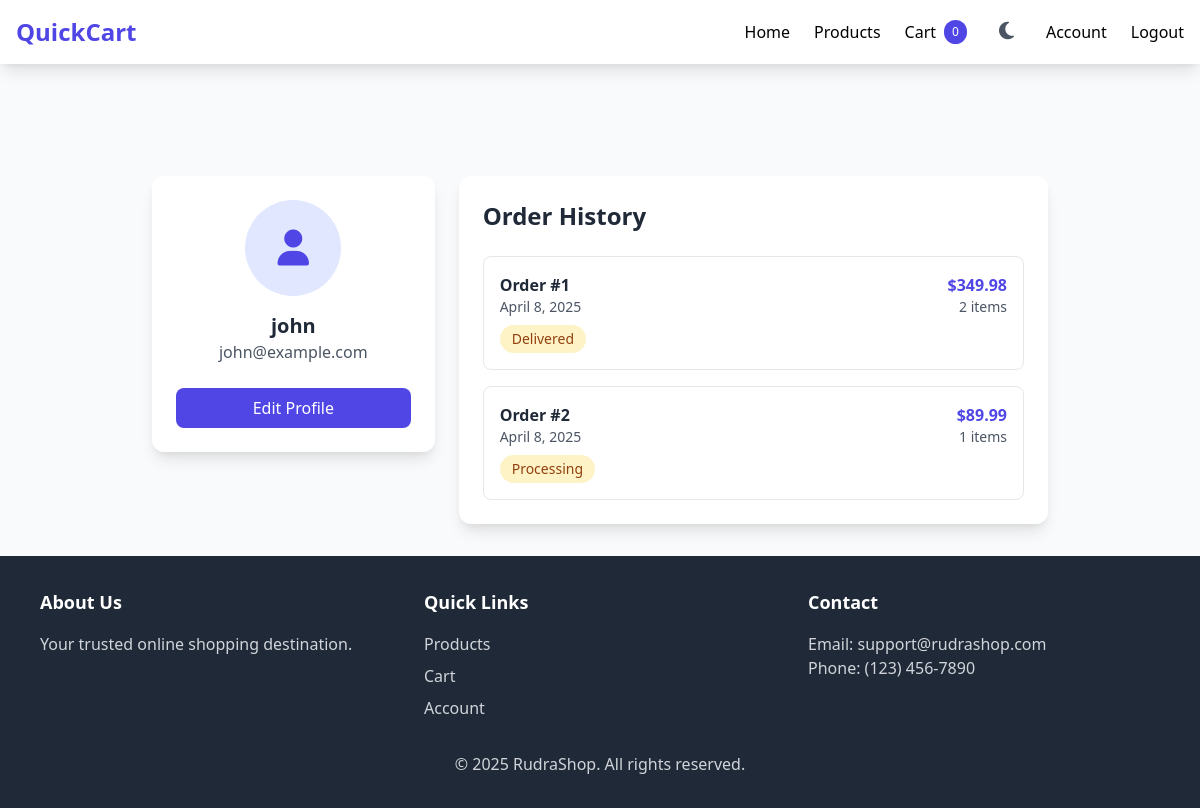
Page /account.php (signed in) on the committed database.
### tables this page shows
CREATE TABLE users (
    id INT PRIMARY KEY AUTO_INCREMENT,
    username VARCHAR(50) NOT NULL,
    email VARCHAR(100) UNIQUE NOT NULL,
    password VARCHAR(255) NOT NULL,
    first_name VARCHAR(50),
    last_name VARCHAR(50),
    address TEXT,
    phone VARCHAR(20),
    is_admin BOOLEAN DEFAULT FALSE,
    created_at TIMESTAMP DEFAULT CURRENT_TIMESTAMP
);

CREATE TABLE orders (
    id INT PRIMARY KEY AUTO_INCREMENT,
    user_id INT NOT NULL,
    total_amount DECIMAL(10,2) NOT NULL,
    status ENUM('pending', 'processing', 'shipped', 'delivered', 'cancelled') DEFAULT 'pending',
    shipping_address TEXT NOT NULL,
    payment_status ENUM('pending', 'paid', 'failed') DEFAULT 'pending',
    created_at TIMESTAMP DEFAULT CURRENT_TIMESTAMP,
    FOREIGN KEY (user_id) REFERENCES users(id) ON DELETE CASCADE
);

### account.php (the view, shortened to what this page needs)
<?php
require_once 'config/database.php';
$stmt = $pdo->prepare("SELECT id, email FROM users WHERE id = ?");
$stmt->execute([$_SESSION['user_id']]);
$user = $stmt->fetch();
$user['name'] = $user['name'] ?? explode('@', $user['email'])[0];
$user['email'] = $user['email'] ?? '';
$stmt = $pdo->prepare("
    SELECT o.*, COUNT(oi.id) as item_count
    FROM orders o
    LEFT JOIN order_items oi ON o.id = oi.order_id
    WHERE o.user_id = ?
    GROUP BY o.id
    ORDER BY o.created_at DESC
");
$stmt->execute([$_SESSION['user_id']]);
$orders = $stmt->fetchAll();
$containerClass = 'max-w-4xl mx-auto';
?>
<div class="grid grid-cols-1 md:grid-cols-3 gap-6">
    <div class="md:col-span-1">
        <div class="bg-white dark:bg-gray-800 rounded-xl shadow-lg p-6">
            <div class="text-center mb-6">
                <div class="w-24 h-24 mx-auto bg-indigo-100 dark:bg-indigo-900 rounded-full flex items-center justify-center mb-4">
                    <i class="fas fa-user text-4xl text-indigo-600 dark:text-indigo-400"></i>
                </div>
                <h2 class="text-xl font-bold text-gray-800 dark:text-white">
                    <?= htmlspecialchars($user['name']) ?>
                </h2>
                <p class="text-gray-600 dark:text-gray-400"><?= htmlspecialchars($user['email']) ?></p>
            </div>
            <button onclick="openEditProfile()"
                    class="w-full bg-indigo-600 text-white px-4 py-2 rounded-lg hover:bg-indigo-700 transition duration-300">
                Edit Profile
            </button>
        </div>
    </div>
    <div class="md:col-span-2">
        <div class="bg-white dark:bg-gray-800 rounded-xl shadow-lg p-6">
            <h2 class="text-2xl font-bold mb-6 text-gray-800 dark:text-white">Order History</h2>
            <?php if (empty($orders)): ?>
                <div class="text-center py-8">
                    <i class="fas fa-shopping-bag text-gray-300 dark:text-gray-600 text-5xl mb-4"></i>
                    <p class="text-gray-600 dark:text-gray-400">No orders yet</p>
                </div>
            <?php else: ?>
                <div class="space-y-4">
                    <?php foreach ($orders as $order): ?>
                        <a href="/Rudra/ecommerce/order_details.php?id=<?= $order['id'] ?>"
                           class="block border dark:border-gray-700 rounded-lg p-4 hover:shadow-md transition duration-300">
                            <div class="flex justify-between items-start">
                                <div>
                                    <p class="font-semibold text-gray-800 dark:text-white">
                                        Order #<?= $order['id'] ?>
                                    </p>
                                    <p class="text-sm text-gray-600 dark:text-gray-400">
                                        <?= date('F j, Y', strtotime($order['created_at'])) ?>
                                    </p>
                                </div>
                                <div class="text-right">
                                    <p class="font-bold text-indigo-600 dark:text-indigo-400">
                                        $<?= number_format($order['total_amount'], 2) ?>
                                    </p>
                                    <p class="text-sm text-gray-600 dark:text-gray-400">
                                        <?= $order['item_count'] ?> items
                                    </p>
                                </div>
                            </div>
                            <div class="mt-2">
                                <span class="inline-block px-3 py-1 text-sm rounded-full
                                    <?= $order['status'] === 'completed'
                                        ? 'bg-green-100 text-green-800 dark:bg-green-900 dark:text-green-200'
                                        : 'bg-yellow-100 text-yellow-800 dark:bg-yellow-900 dark:text-yellow-200' ?>">
                                    <?= ucfirst($order['status']) ?>
                                </span>
                            </div>
                        </a>
                    <?php endforeach; ?>
                </div>
            <?php endif; ?>
        </div>
    </div>
</div>
<?php
$content = ob_get_clean();
include 'templates/layout.php';
?>

### templates/layout.php (shortened to what this page needs)
<!DOCTYPE html>
<html lang="en" class="light">
<head>
    <link href="https://cdn.jsdelivr.net/npm/tailwindcss@2.2.19/dist/tailwind.min.css" rel="stylesheet">
    <link rel="stylesheet" href="https://cdnjs.cloudflare.com/ajax/libs/font-awesome/6.5.1/css/all.min.css">
</head>
<body class="bg-gray-50 dark:bg-gray-900 min-h-screen">
    <?php include 'header.php'; ?>
    <main class="container mx-auto px-4 py-8 mt-16 sm:mt-20">
        <div class="<?= $containerClass ?? 'max-w-7xl mx-auto' ?>">
            <?= $content ?>
        </div>
    </main>
    <?php include 'footer.php'; ?>
</body>
</html>

### templates/header.php (shortened to what this page needs)
<nav class="bg-white dark:bg-gray-800 shadow-lg fixed w-full top-0 z-50">
    <div class="max-w-7xl mx-auto px-4">
        <div class="flex justify-between items-center h-16">
            <div class="flex items-center">
                <a href="/Rudra/ecommerce/index.php" class="text-2xl font-bold text-indigo-600 dark:text-white hover:text-indigo-800 dark:hover:text-indigo-400 transition duration-300 ml-2 md:ml-0">
                    QuickCart
                </a>
            </div>
            <div class="hidden md:flex items-center space-x-6">
                <a href="/Rudra/ecommerce/index.php" class="nav-link dark:text-gray-200">Home</a>
                <a href="/Rudra/ecommerce/products.php" class="nav-link dark:text-gray-200">Products</a>
                <a href="/Rudra/ecommerce/cart.php" class="nav-link dark:text-gray-200 flex items-center">
                    <span>Cart</span>
                    <span id="cart-count" class="ml-2 bg-indigo-600 text-white text-xs px-2 py-1 rounded-full">0</span>
                </a>
                <button onclick="toggleTheme()" class="p-2 rounded-lg hover:bg-gray-100 dark:hover:bg-gray-700 transition duration-300">
                    <i id="themeIcon" class="fas fa-moon text-gray-600 dark:text-gray-200 text-xl"></i>
                </button>
                <?php if (isset($_SESSION['user_id'])): ?>
                    <a href="/Rudra/ecommerce/account.php" class="nav-link dark:text-gray-200">Account</a>
                    <a href="/Rudra/ecommerce/auth/logout.php" class="auth-button">Logout</a>
                <?php else: ?>
                    <a href="/Rudra/ecommerce/auth/login.php" class="nav-link dark:text-gray-200">Login</a>
                    <a href="/Rudra/ecommerce/auth/register.php" class="auth-button">Register</a>
                <?php endif; ?>
            </div>
        </div>
    </div>
</nav>
<div class="h-16"></div>

### templates/footer.php (shortened to what this page needs)
    <footer class="bg-gray-800 text-white py-8 mt-auto">
        <div class="max-w-6xl mx-auto px-4">
            <div class="grid grid-cols-1 md:grid-cols-3 gap-8">
                <div>
                    <h3 class="text-lg font-bold mb-4">About Us</h3>
                    <p class="text-gray-300">Your trusted online shopping destination.</p>
                </div>
                <div>
                    <h3 class="text-lg font-bold mb-4">Quick Links</h3>
                    <ul class="space-y-2">
                        <li><a href="/Rudra/ecommerce/products.php" class="text-gray-300 hover:text-white">Products</a></li>
                        <li><a href="/Rudra/ecommerce/cart.php" class="text-gray-300 hover:text-white">Cart</a></li>
                        <li><a href="/Rudra/ecommerce/account.php" class="text-gray-300 hover:text-white">Account</a></li>
                    </ul>
                </div>
                <div>
                    <h3 class="text-lg font-bold mb-4">Contact</h3>
                    <p class="text-gray-300">Email: support@rudrashop.com</p>
                    <p class="text-gray-300">Phone: (123) 456-7890</p>
                </div>
            </div>
            <div class="mt-8 text-center text-gray-300">
                <p>&copy; <?php echo date('Y'); ?> RudraShop. All rights reserved.</p>
            </div>
        </div>
    </footer>
</body>
</html>

### templates/header.php (style rules this page uses)
.nav-link { @apply text-gray-600 hover:text-indigo-600 dark:text-gray-200 dark:hover:text-white font-medium transition duration-300; }
.auth-button { @apply bg-indigo-600 text-white px-6 py-2 rounded-lg hover:bg-indigo-700 transition duration-300 font-medium; }

### rows in the picture
users: email "john@example.com"
orders: id "1", created_at "April 8, 2025", total_amount "349.98", item_count "2", status "Delivered"
orders: id "2", created_at "April 8, 2025", total_amount "89.99", item_count "1", status "Processing"

### other values in the picture
$user['name'] "john"
